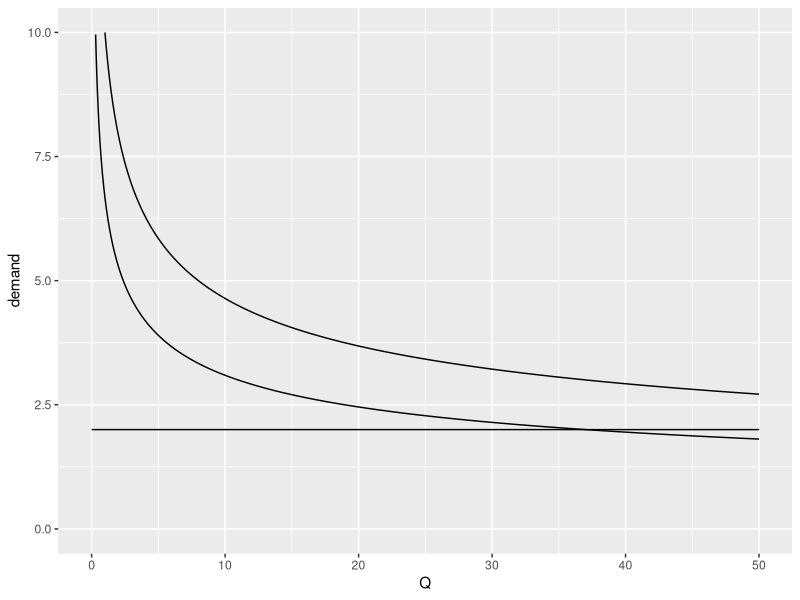

Recreate this plot in R.
## ---- chunk 1
library(tidyverse)
## ---- chunk 2
Q <- seq(0, 50, 0.01)
demand <- (Q / 1000) ^ (-1 / 3)
mc <- rep(2, length(Q))
mr <- (2 / 3) * (Q / 1000) ^ (-1 / 3)

data <- data.frame(Q = Q, demand = demand, mc = mc, mr = mr)

data %>%
  ggplot(aes(x = Q)) +
  geom_line(aes(y = demand)) +
  geom_line(aes(y = mc)) +
  geom_line(aes(y = mr)) +
  ylim(0, 10)
